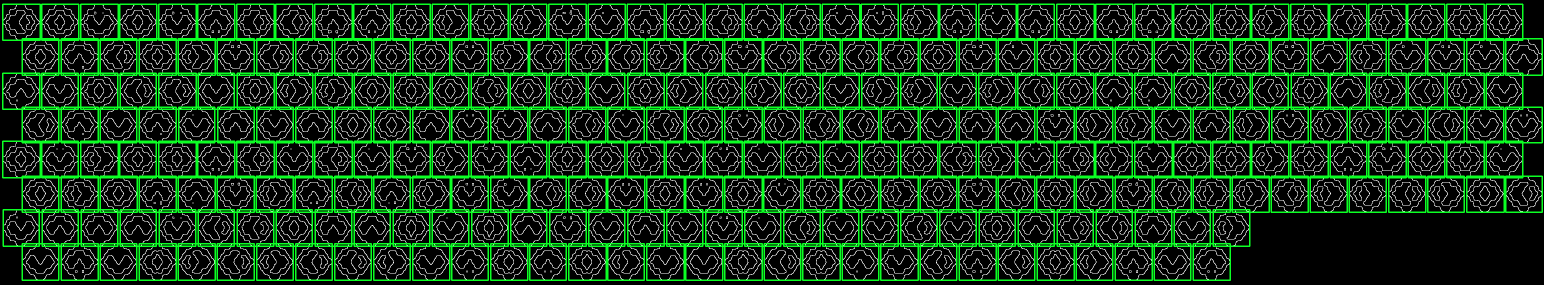
#> input picture E1.png, 3088 x 570 px, given in place of N.png, which was not available (shown at 1/2 size); the run also reads 1 picture not shown here
$ python main.py
#> lines starting #> are read from the running program, lines starting #| are printed output that depends on the picture; pictures that were not available may be replaced by others from this repository, and a replacement may not be noted
### utils.py
from natsort import natsorted, ns
import os
from numpy import random
import numpy as np

def load_as_array(path):
    inList = natsorted(os.listdir(path), alg=ns.PATH)
    message = {}
    for filename in inList:

        filename_without_ext = os.path.splitext(filename)[0]
        filename_tokens = filename_without_ext.split('_')
        x = int(filename_tokens[1])
        y = int(filename_tokens[0])
        orientation = filename_tokens[2]
        if y not in message:
            message[y] = {}
        message[y][x] = orientation

    return message

# [119 lines left out: functions transform_to_trigram, parse_trigrams_to_numeric, pretty_print_message, parse_message_as_array, pretty_print_trigrams, pretty_print_values and 4 more, not called in this run]

#https://www.sttmedia.com/characterfrequency-finnish
most_frequent_finnish_letters = ['I', 'A', 'T', 'S', 'E', 'U', 'K', 'N', 'L', 'O', 'R', 'Ä', 'P', 'M', 'V', 'H', 'Y', 'J', 'D', 'Ö', 'G', 'F', 'B', 'C', 'W', 'Z', 'Š', 'X', 'Q', 'É', 'Ž']

# [121 lines left out: functions test_permutation, do_random_permutations, run_explorator_cli, shift_right, match_string, find_matching_patterns, not called in this run]

### main.py
from finnish_alphabet_frequency import finnish_alphabet_frequency
from utils import *
from noita_raw_text import *
import numpy as np

from scipy.ndimage.interpolation import shift
from view import create_main_view

#create_main_view()

# parse_all_data()

import cv2
# parse_all_data()

"""
folders = ['Out/east_1', 'Out/east_2', 'Out/east_3', 'Out/east_4', 'Out/east_5', 'Out/west_1', 'Out/west_2', 'Out/west_3', 'Out/west_4']

#Parse every folder
all_values = []
all_values_to_print = []
all_trigrams = []

for folder in folders:
    print("Processing folder: "+folder+"\n")
    message = load_as_array(folder)
    pretty_print_message(message)
    trigrams = transform_to_trigram(message)
    for line in trigrams:
        for trigram in line:
            all_trigrams.append(trigram)
    pretty_print_trigrams(trigrams)
    values = parse_trigrams_to_numeric(trigrams)
    pretty_print_values(values)

    for lines in values:
        all_values_to_print.append(lines)

        for value in lines:
            all_values.append(value)
        all_values.append("\n")
    #Each message is ended by a white space
    all_values.append("\n")
    all_values_to_print.append(["\n"])

all_values_no_whitespace = []
for value in all_values:
    if value is not '\n':
        all_values_no_whitespace.append(value)

#find text patterns

#Print everything for convenience
#pretty_print_values(all_values_to_print)

#Print all values
print("All values :")
print(all_values_no_whitespace)
print()

unique_trigrams = catch_unique(all_values_no_whitespace)
print("Number of unique trigram :")
print(len(unique_trigrams))
print()

#Compute all values frequency
print("All values frequency")
frequency = compute_list_frequency(all_values_no_whitespace)
frequency_sorted,frequency_list = sort_dict(frequency)
print(frequency_sorted)  # {1: 1, 3: 4, 2: 9}
print(frequency_list)  # {1: 1, 3: 4, 2: 9}
print()

#Get noita text list
print("Noita known words list")
noita_text_list = get_noita_text_as_list()
noita_text_list_unique = catch_unique(noita_text_list)
print(noita_text_list_unique)
print()

#Get noita text list frequency
print("Noita known words frequency")
noita_text_list_frequency = compute_list_frequency(noita_text_list)
noita_text_list_frequency_sorted,noita_text_list_frequency_list = sort_dict(noita_text_list_frequency)
print(noita_text_list_frequency_sorted)  # {1: 1, 3: 4, 2: 9}
print(noita_text_list_frequency_list)  # {1: 1, 3: 4, 2: 9}
sorted_word_list = noita_text_list_frequency_list.copy()
sorted_word_list.sort()
print("ordered word list",str(sorted_word_list))
print()


#Get noita text frequency
print("Noita known words letter frequencies")
noita_frequency = compute_list_frequency(get_all_noita_text())
noita_frequency_sorted,noita_frequency_list = sort_dict(noita_frequency)
print(noita_frequency_sorted)  # {1: 1, 3: 4, 2: 9}
print(noita_frequency_list)
print("noita char count : "+str(len(noita_frequency_list)))
print()

#Used to test manual permutation to find word matches
noita_raw_frequency_list = [' ', 'I', 'A', 'T', 'U', 'N', 'L', 'E', 'O', 'S', 'K', 'Ä', 'M', 'J', '.', 'V', 'Y', 'R', 'P', 'H', 'D', ',', 'Ö', 'G']

# [4 lines of commented-out code are left out]

raw_permutation = [' ', 'I', 'A', 'T', 'U', 'N', 'L', 'E', 'O', 'S', 'K', 'Ä', 'M', 'J', '.', 'V', 'Y', 'R', 'P', 'H', 'D', ',', 'Ö', 'G', 'C', 'B', 'F', 'W', 'Z', 'X', 'Å', 'Q', 'Š', 'Ž']

#do_random_permutations(all_values,frequency_list,permutation_3,noita_text_list_unique,1000000)
permutation_1 = ['A', 'I', 'T', 'N', 'E', 'S', 'O', 'L', 'Ä', 'K', 'U', 'M', 'H', 'V', 'R', 'J', 'P', 'Y', 'D', 'Ö','G', 'C', 'B', 'F', 'W', 'Z', 'X', 'Å', 'Q', 'Š', 'Ž', '.', ',', ' ']

permutation_dyn = permutation_1
raw_text = test_permutation(all_values, frequency_list, permutation_dyn, noita_text_list_unique, show_text=False)


#matches = find_matching_patterns(raw_text,4)
#matches.sort()
#print(matches)

matches = ['IEBKN', 'IEBKNHVSA', 'IEBKNHVSAHOSKLÖXKPEL', 'IEJFTKSQMINIFPNRAKÖHSTBE', 'NSNLJJIUJTLUB', 'RSUŽ']

#run_explorator_cli(all_values,frequency_list,noita_text_list_unique)


print(raw_text)
print(len(catch_unique(all_trigrams)))

mega_dic = get_finish_dict()

def all_different(pattern):
    if len(pattern) == len(set(pattern)):
        return True
    else:
        return False


match = {}
for word in mega_dic:
    pattern = word[1:6]
    if pattern not in match.keys():
        match[pattern] = []
    if all_different(pattern) == True and len(word) >= 6:
        match[pattern].append(word)

def nb_diff_letter(list):
    first_letter_list = []
    for word in list:
        if word[0] not in first_letter_list:
            first_letter_list.append(word[0])

    return len(first_letter_list)

for key in match:
    if nb_diff_letter(match[key]) >= 6:
        print(key)
        for word in match[key]:
            print("\t"+word)
"""

C_array = np.array(cv2.imread('Data/MinimalPattern/C.png',cv2.IMREAD_GRAYSCALE))
#> C_array = [[255, 253, 253, 255], [255, 0, 0, 253], [255, 0, 0, 253], [255, 253, 253, 255]]
N_array = np.array(cv2.imread('Data/MinimalPattern/N.png',cv2.IMREAD_GRAYSCALE))
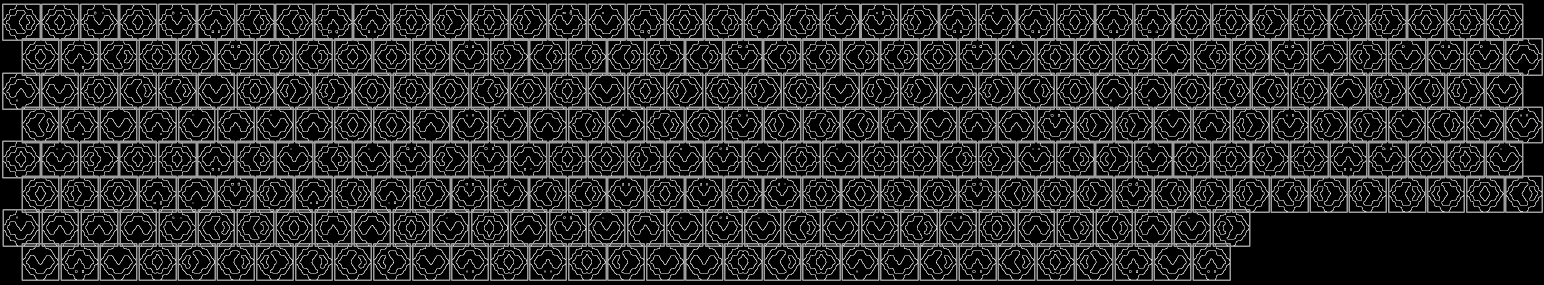
#> N_array: shape (570, 3088) (shown at 1/2 size); min 0, max 255, mean 43.4
S_array = np.array(cv2.imread('Data/MinimalPattern/S.png',cv2.IMREAD_GRAYSCALE))
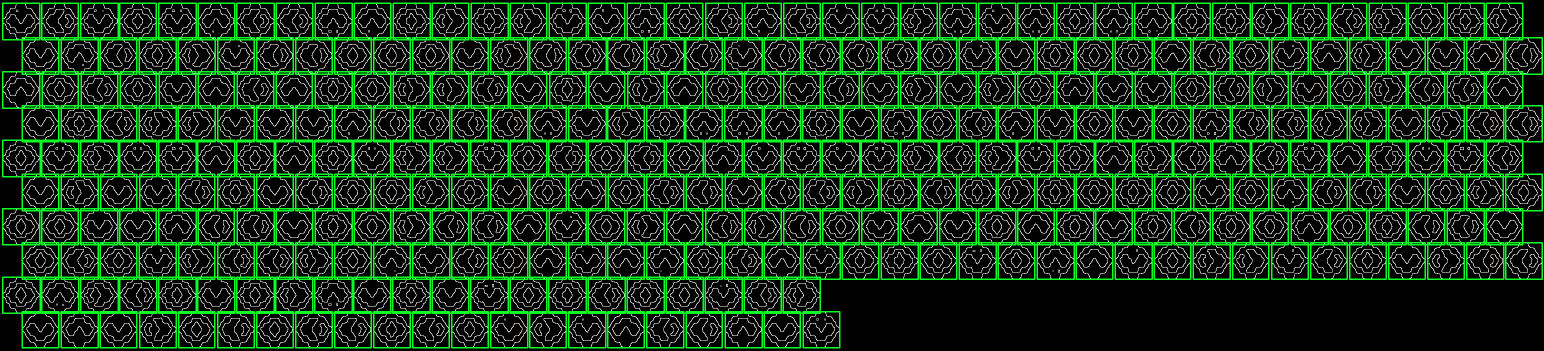
#> input picture E2.png, 3088 x 702 px, given in place of S.png, which was not available (shown at 1/2 size)
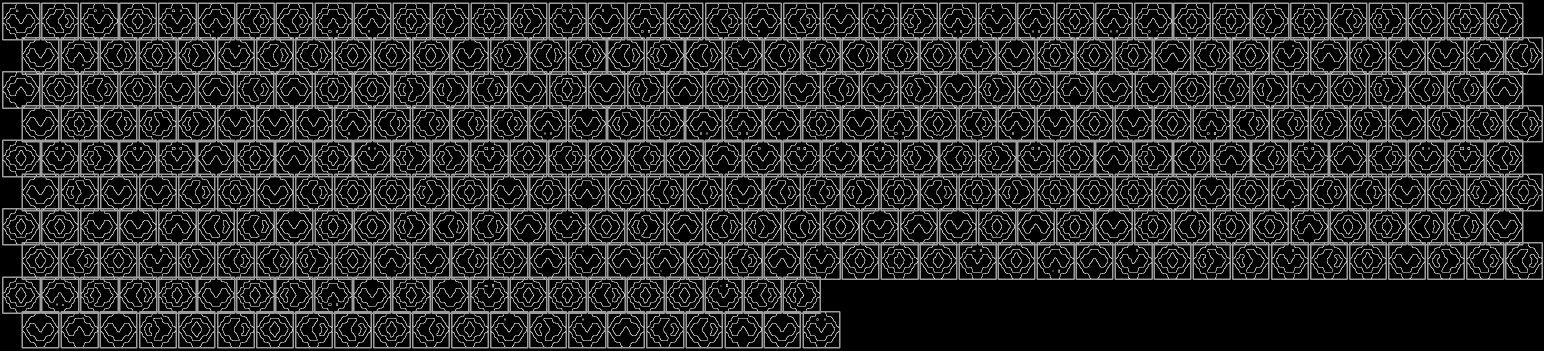
#> S_array: shape (702, 3088) (shown at 1/2 size); min 0, max 255, mean 41.9
E_array = np.array(cv2.imread('Data/MinimalPattern/E.png',cv2.IMREAD_GRAYSCALE))
W_array = np.array(cv2.imread('Data/MinimalPattern/W.png',cv2.IMREAD_GRAYSCALE))

print(N_array)
#> (printed output is left out)
message = parse_message_as_array(load_as_array('Out/east_1'))
#> (the run stopped early here; a loop or call above may not have finished)
